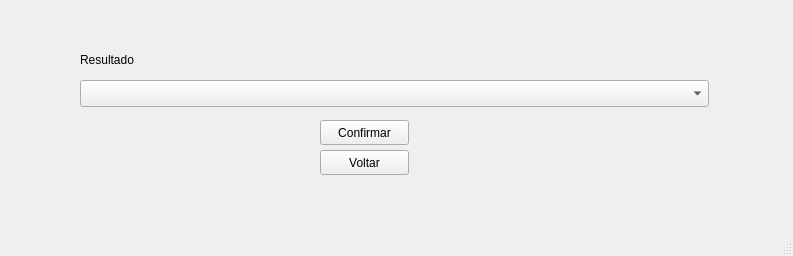
<?xml version="1.0" encoding="UTF-8"?>
<ui version="4.0">
 <class>exclutransacao</class>
 <widget class="QMainWindow" name="exclutransacao">
  <property name="geometry">
   <rect>
    <x>0</x>
    <y>0</y>
    <width>793</width>
    <height>256</height>
   </rect>
  </property>
  <property name="windowTitle">
   <string>MainWindow</string>
  </property>
  <widget class="QWidget" name="centralwidget">
   <widget class="QPushButton" name="voltar">
    <property name="geometry">
     <rect>
      <x>320</x>
      <y>150</y>
      <width>89</width>
      <height>25</height>
     </rect>
    </property>
    <property name="text">
     <string>Voltar</string>
    </property>
   </widget>
   <widget class="QComboBox" name="transacaoComboBox">
    <property name="geometry">
     <rect>
      <x>80</x>
      <y>80</y>
      <width>629</width>
      <height>27</height>
     </rect>
    </property>
   </widget>
   <widget class="QLabel" name="resultLabel">
    <property name="geometry">
     <rect>
      <x>80</x>
      <y>50</y>
      <width>631</width>
      <height>19</height>
     </rect>
    </property>
    <property name="text">
     <string>Resultado</string>
    </property>
   </widget>
   <widget class="QPushButton" name="confirmarPushButton">
    <property name="geometry">
     <rect>
      <x>320</x>
      <y>120</y>
      <width>89</width>
      <height>25</height>
     </rect>
    </property>
    <property name="text">
     <string>Confirmar</string>
    </property>
   </widget>
  </widget>
  <widget class="QMenuBar" name="menubar">
   <property name="geometry">
    <rect>
     <x>0</x>
     <y>0</y>
     <width>793</width>
     <height>24</height>
    </rect>
   </property>
  </widget>
  <widget class="QStatusBar" name="statusbar"/>
 </widget>
 <resources/>
 <connections/>
</ui>
